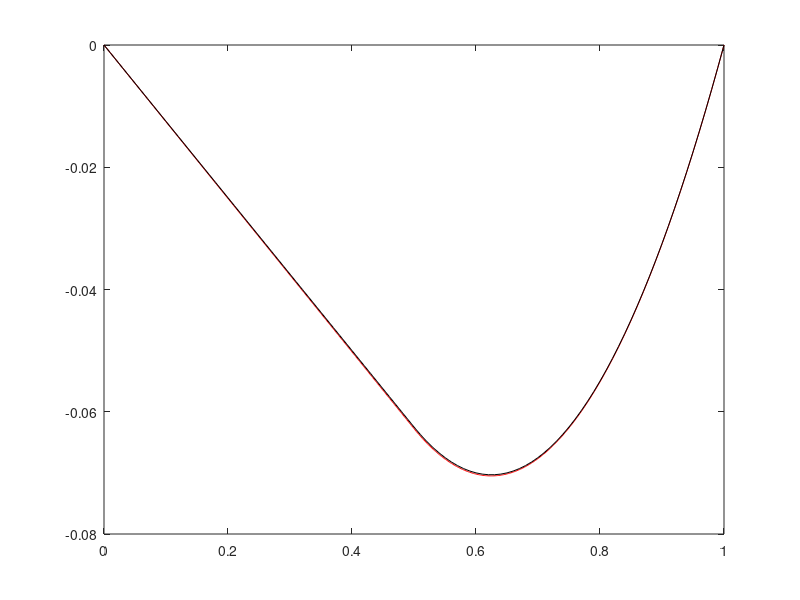

Write MATLAB code to recreate this figure. (Note: this script raises an error after producing the figure.)
m=511; % number of unknowns
h=1/(m+1); % mesh width

x=[0:h:1];  % x-grid

u=zeros(m+2,1);  % Initialize solution vector
u(1)=0;     % Boundary condition, u(x=0)
u(m+2)=0;   % Boundary condition, u(x=1)

f=@(x) 0;  % u''=f(x)

F=zeros(m,1);   % Column vector for numerical scheme.
F(1)=f(x(2))-u(1)/h^2;  % f(x=h)-f(x=0)/h^2
F(m)=f(x(m+1))-u(m+2)/h^2;  % f(x=m*h)-f(x=1)/h^2
for i=2:m-1
    if x(i+1)<0.5
        F(i)=0;
    else F(i)=1;
    end
end

A=zeros(m,m);   % Matrix for numerical scheme.
A(1,1)=-2;  % Columns 1 and m done manually because they do not
A(1,2)=1;   %   include both the lower and upper diagonals.
A(m,m)=-2;  
A(m,m-1)=1;
for i=2:m-1; 
    A(i,i)=-2;  % main diagonal is -2
    A(i,i-1)=1; % upper diagonal is 1
    A(i,i+1)=1; % lower diagonal is 1
end

u(2:m+1)=h^2.*(A^(-1)*F);
u=u';

%exact=@(x) (-1/pi^2)*sin(pi*x); % exact solution

exact1=@(x) -0.125.*x;
region1=[0:0.01:0.5]; 
exact2=@(x) 0.5.*x.^2-0.625.*x+0.125;
region2=[0.5:0.01:1];


plot(x,u,'r',region1,exact1(region1),'-k',region2,exact2(region2),'-k')
%plot(x,abs(u-exact(x)),'r')

exact=zeros(1,length(x));

for i=1:length(x)
    if x(i)<0.5
        exact(i)=-0.125*x(i);
    else exact(i)=0.5*x(i)^2-0.625*x(i)+0.125;
    end
end

grid_error=sqrt(h)*norm(abs(u-exact))


%%
% v4.30.n2

% Plot 1  (Spring 2017, Report 3)
% Log-Log plot of error vs. h for f(x)=sin(pi*x) and grid refinements of
% 0.5 for 2^{-3} through 2^{-6}.
% x=[2^(-6),2^(-5),2^(-4),2^(-3)]; % mesh size
% y=[1.439e-5,5.752e-5,2.306e-4,9.279e-4]; % associated 2-grid-norm errors
% loglog(x,y,'-o')
% title('Errors in Centered Difference Appx. vs. Mesh Size')
% xlabel('mesh size (h)'); ylabel('Error on (0,1)')

% v4.30.n3
% Plot 2  (Spring 2017, Report 3)
% Plot of solutions for f(x)=(0 if x<0.5)U(1 if x>=0.5) and grids of
%   m=6,7,14,15 plus the exact solution of 
%   u(x)=-0.125*x if x<0.5, 0.5*x^2-0.625*x+0.125 if x>=0.5
% Here, (xi,ui)=(grid with m=i, solution with m=i)
%   region1=x<0.5, exact1=solution for x<0.5
% plot(x6,u6,'r--',x7,u7,'r',x14,u14,'b--',x15,u15,'b',region1,exact1(region1),'k',region2,exact2(region2),'k')
% lgnd=legend('$h=1/7$','$h=1/8$','$h=1/15$','$h=1/16$','exact');
% set(lgnd,'Interpreter','latex')
% lgnd.Location='north';

% v5.3.n1
% Plot 3   (Spring 2017, Report 3)
% Absolute value of pointwise error for f(x)=(0 if x<0.5)U(1 if x>=0.5) 
%   and grids of m=6,7,14,15 with the exact solution:
%   u(x)=-0.125*x if x<0.5, 0.5*x^2-0.625*x+0.125 if x>=0.5.
% Here, (xi,erri)=(grid with m=i, abs(error) with m=i)
% plot(x6,err6,'r--',x7,err7,'r',x14,err14,'b--',x15,err15,'b')
% lgnd=legend('$h=1/7$','$h=1/8$','$h=1/15$','$h=1/16$');
% set(lgnd,'Interpreter','latex')
% lgnd.Location='northeast';

% v5.6.n1
% Plot 4 (Spring 2017, Report 4)
% Grid-2-Norm error for f(x)=(0 if x<0.5)U(1 if x>=0.5) and grids which do
%   and do not include  x=0.5.  
%     h_even={time steps with x=0.5 included}
%     E_even={respective errors in solution}
% Similarly for H_odd, E_odd.
%h_even=[1.25e-1,4.167e-2,3.125e-2,1.825e-2,1.02e-2,7.46e-3];
%E_even=[5.3488e-3,2.3442e-3,1.8687e-3,1.1952e-3,6.925e-4,5.149e-4];
%h_odd=[1.4286e-1,5.263e-2,2.875e-2,1.887e-2,9.901e-3,7.752e-3];
%E_odd=[1.0333e-2,1.5132e-3,4.546e-4,1.998e-4,5.54e-5,3.40e-5];
% Calculate approximate rate of convergence values
%p_even=zeros(1,length(h_even)-1);
%p_odd=zeros(1,length(h_odd)-1);
%for i=2:length(p_even)+1
%   p_even(i-1)=(log(E_even(i))-log(E_even(i-1)))/(log(h_even(i))-log(h_even(i-1)));
%   p_odd(i-1)=(log(E_odd(i))-log(E_odd(i-1)))/(log(h_odd(i))-log(h_odd(i-1)));
%end
% Average p value
%p_even_avg=(1/length(p_even))*sum(p_even);
%p_odd_avg=(1/length(p_odd))*sum(p_odd);
%Log-Log plot of time step vs. error
%loglog(h_even,E_even,'r--o',h_odd,E_odd,'b--o',h_even,h_even.^2,'k')
%grid on
%legend('Mesh w/ x=0.5','Mesh w/out x=0.5','Order 2 Convergence')
%xlabel('Mesh Width'); ylabel('Error')

% v5.6.n2
% Plot 5
% The "odd" system above yielded order 2 convergence as would be hoped for
%   with the centered difference approximation that we used.  "Even"
%   yielded order 0.85 convergence.  We now test the order of convergence
%   for a set of grids which both do and do not include x=0.5.
h_mix=[h_even(1),h_odd(2),h_even(3),h_odd(4),h_even(5),h_odd(6)];
E_mix=[E_even(1),E_odd(2),E_even(3),E_odd(4),E_even(5),E_odd(6)];
p_mix=zeros(1,length(h_mix)-1);
for i=2:length(p_mix)+1
    p_mix(i-1)=(log(E_mix(i))-log(E_mix(i-1)))/(log(h_mix(i))-log(h_mix(i-1)));
end
p_mix_avg=(1/length(p_mix))*sum(p_mix)
loglog(h_mix,E_mix,'r--o',h_mix,h_mix.^2,'k--o')
grid on
legend('Mixed Mesh','Order 2 Convergence')
xlabel('Mesh Width'); ylabel('Error')
